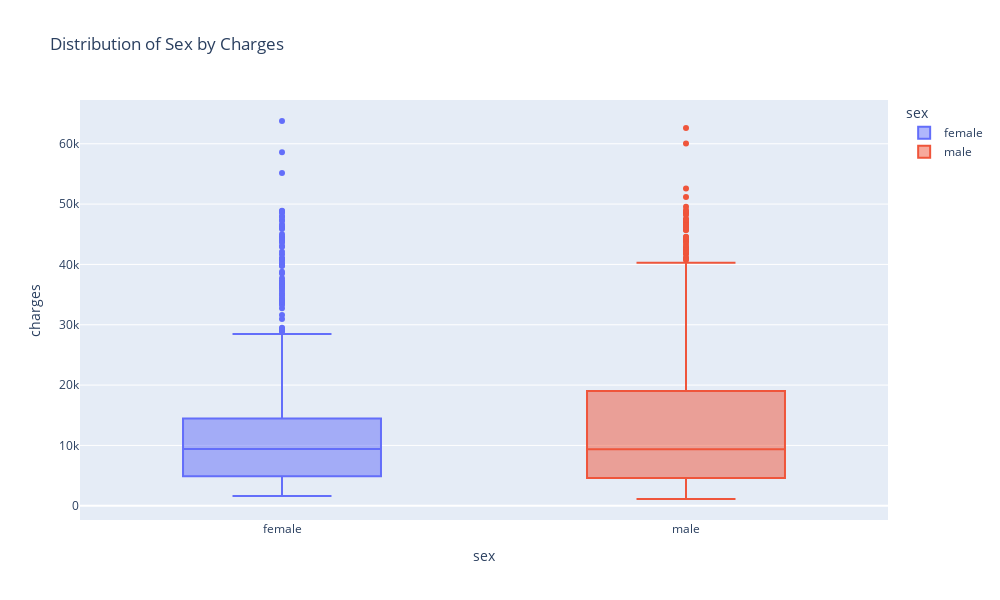

Notebook cell for this chart:
### Markdown cell above
**Sex vs Charges**

This chart compares the differences in insurance charges between females and males. Gender does not impact the charges as much as smoking does. 

Interestingly, female non-smokers tend to pay a slightly higher average of charges compared to males. However, male smokers tend to pay significantly higher charges than females.

### Code cell
fig = px.box(data_frame=df1, x="sex", y="charges", color="sex", 
             title="Distribution of Sex by Charges", width=1000, height=600)

fig.show()

### Figure 1 — Plotly figure (JSON) as saved in the notebook; plotly's stock layout.template omitted (floating-point values rounded to 4 significant figures; data arrays with more than 128 entries replaced by an {"elided": "..."} marker saying what was removed)
{"data": [{"alignmentgroup": "True", "hovertemplate": "sex=%{x}<br>charges=%{y}<extra></extra>", "legendgroup": "female", "marker": {"color": "#636efa"}, "name": "female", "notched": false, "offsetgroup": "female", "orientation": "v", "showlegend": true, "type": "box", "x": {"elided": "662 str values"}, "x0": " ", "xaxis": "x", "y": {"elided": "662 float values"}, "y0": " ", "yaxis": "y"}, {"alignmentgroup": "True", "hovertemplate": "sex=%{x}<br>charges=%{y}<extra></extra>", "legendgroup": "male", "marker": {"color": "#EF553B"}, "name": "male", "notched": false, "offsetgroup": "male", "orientation": "v", "showlegend": true, "type": "box", "x": {"elided": "676 str values"}, "x0": " ", "xaxis": "x", "y": {"elided": "676 float values"}, "y0": " ", "yaxis": "y"}], "layout": {"boxmode": "overlay", "height": 600, "legend": {"title": {"text": "sex"}, "tracegroupgap": 0}, "title": {"text": "Distribution of Sex by Charges"}, "width": 1000, "xaxis": {"anchor": "y", "categoryarray": ["female", "male"], "categoryorder": "array", "domain": [0, 1], "title": {"text": "sex"}}, "yaxis": {"anchor": "x", "domain": [0, 1], "title": {"text": "charges"}}}}
